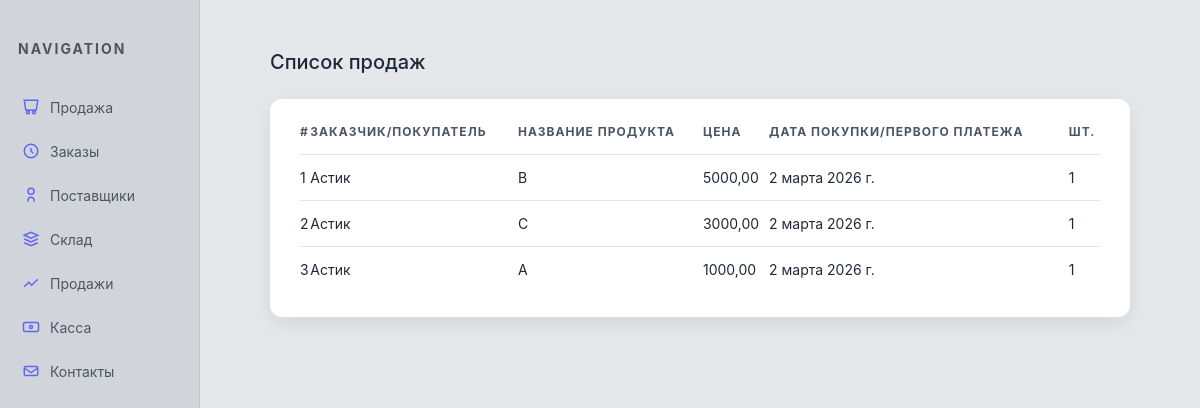
Before: /glavn/prod/ with the older database file.
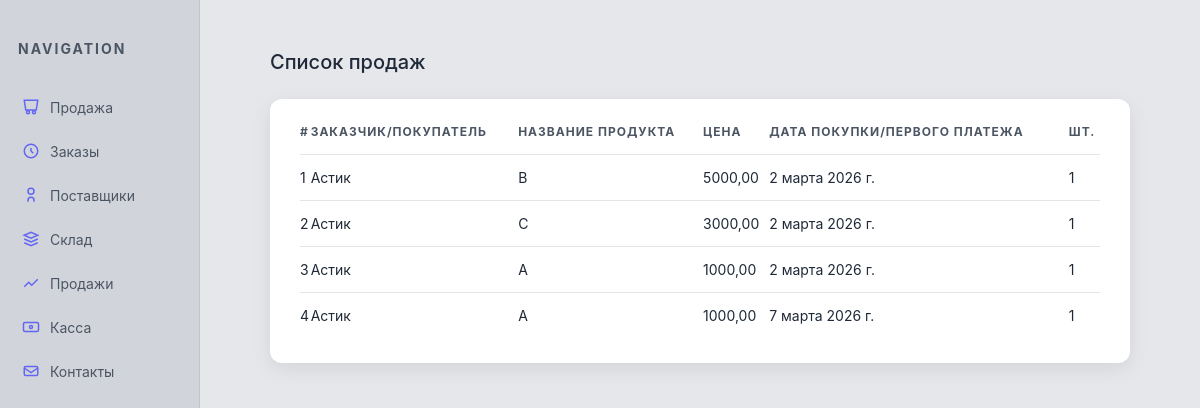
After: the same page with the newer database file.
### program/models.py (models this page shows)
class Prodaj(models.Model):
    fio = models.CharField(max_length=100)
    product = models.CharField(max_length=100)
    prod_date = models.DateField()
    cen = models.DecimalField(max_digits=12, decimal_places=2)
    count = models.SmallIntegerField()
    prod_form = models.TextField(max_length=20)
    zakaz_id = models.TextField()

### program/views.py (the view)
# urls.py: path('prod/', views.prod),
def prod(req):
    data = Prodaj.objects.all()
    return render(req, 'program/prod.html', {'data': data})

### program/templates/program/prod.html (shortened to what this page needs)
<!DOCTYPE html>
<html lang="ru">
<head>
</head>
<body>
<div class="sidebar">
    <h2>Navigation</h2>
    <ul>
        <li><a href="/glavn/prodaj/"><svg fill="none" stroke="currentColor" viewBox="0 0 24 24"><path d="M3 3h18l-2 13H5L3 3z"/><path d="M16 21a2 2 0 100-4 2 2 0 000 4zM8 21a2 2 0 100-4 2 2 0 000 4z"/></svg>Продажа</a></li>
        <li><a href="/glavn/zakaz/"><svg fill="none" stroke="currentColor" viewBox="0 0 24 24"><path d="M12 8v4l3 3"/><circle cx="12" cy="12" r="9"/></svg>Заказы</a></li>
        <li><a href="/glavn/postav/"><svg fill="none" stroke="currentColor" viewBox="0 0 24 24"><path d="M16 21v-2a4 4 0 00-8 0v2"/><circle cx="12" cy="7" r="4"/></svg>Поставщики</a></li>
        <li><a href="/glavn/product/"><svg fill="none" stroke="currentColor" viewBox="0 0 24 24"><path d="M3 7l9-4 9 4-9 4-9-4z"/><path d="M3 17l9 4 9-4"/><path d="M3 12l9 4 9-4"/></svg>Склад</a></li>
        <li><a href="/glavn/prod/"><svg fill="none" stroke="currentColor" viewBox="0 0 24 24"><path d="M3 17l6-6 4 4 8-8"/></svg>Продажи</a></li>
        <li><a href="/glavn/cash/"><svg fill="none" stroke="currentColor" viewBox="0 0 24 24"><rect x="2" y="6" width="20" height="12" rx="2"/><circle cx="12" cy="12" r="2"/></svg>Касса</a></li>
        <li><a href="/glavn/contacts/"><svg fill="none" stroke="currentColor" viewBox="0 0 24 24"><path d="M21 8a2 2 0 00-2-2H5a2 2 0 00-2 2v8a2 2 0 002 2h14a2 2 0 002-2V8z"/><path d="M3 8l9 6 9-6"/></svg>Контакты</a></li>
    </ul>
</div>
<div class="main">
    <h2>Список продаж</h2>
    <div class="table-wrapper">
        <table>
            <tr>
                <th>#</th>
                <th>Заказчик/Покупатель</th>
                <th>Название продукта</th>
                <th>Цена</th>
                <th>Дата покупки/первого платежа</th>
                <th>Шт.</th>
            </tr>
            {% for i in data %}
            <tr>
                <td>{{ forloop.counter }}</td>
                <td>{{ i.fio }}</td>
                <td>{{ i.product }}</td>
                <td>{{ i.cen }}</td>
                <td>{{ i.prod_date }}</td>
                <td>{{ i.count }}</td>
            </tr>
            {% endfor %}
        </table>
    </div>
</div>
</body>
</html>

Changed rows visible on the page:
added Prodaj: fio "Астик", product "A", cen "1000,00", prod_date "7 марта 2026 г.", count "1"
